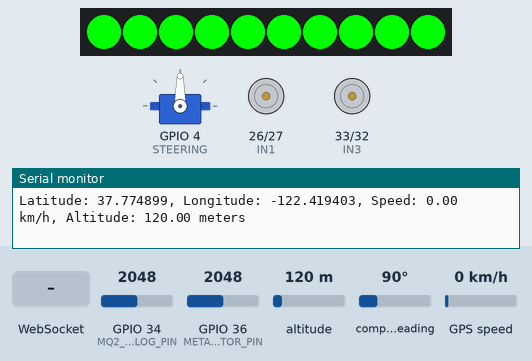
Recording of a sketch running on a simulated ESP32. Shown: 10 RGB LEDs in strip order, left to right, servo, motor-driver pin pairs drawn as motors (green arrow = first pin HIGH = forward, orange = second pin HIGH = backward, longer = more drive, scaled by the enable pin), the last lines printed to the serial monitor. The inputs (shaded band) are chosen by the test bench; at power-on: GPIO 34 (MQ2_ANALOG_PIN) = 2048, GPIO 36 (METAL_DETECTOR_PIN) = 2048, altitude 120 m, compass heading 90°, GPS speed 0 km/h. WiFi joins after 1.5 s; servers stay silent unless stated; the GPS gets a fix after 3 s at 37.7749, -122.4194 with 8 satellites.

Above: at 3.2 s.
3.3 s: WebSocket text "forward" received
At 3.7 s:
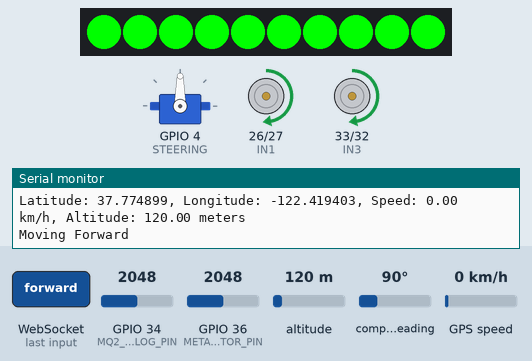
4.8 s: WebSocket text "backward" received
At 6.0 s:
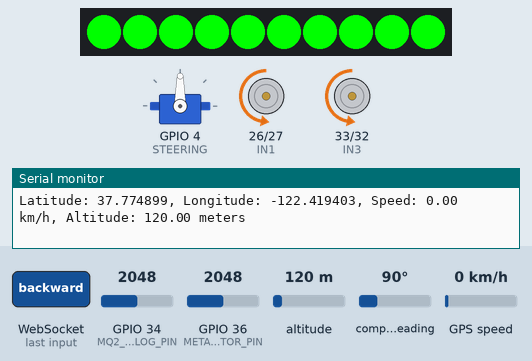
6.3 s: WebSocket text "left" received
At 7.5 s:
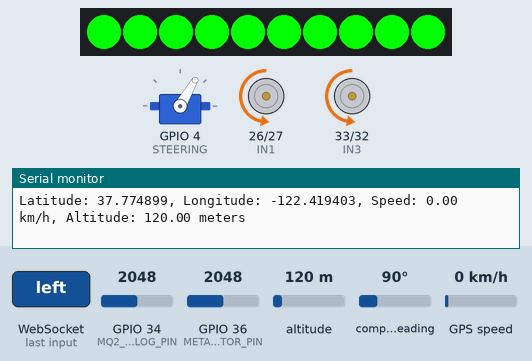
7.8 s: WebSocket text "right" received
At 8.4 s:
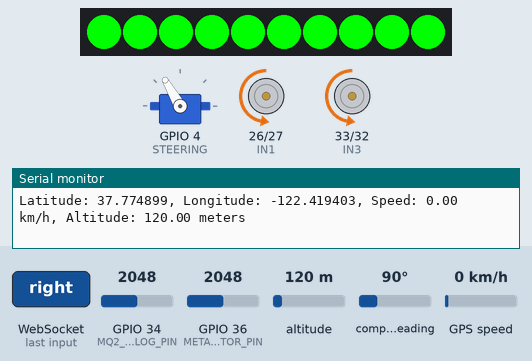
9.3 s: WebSocket text "stop" received
At 9.9 s:
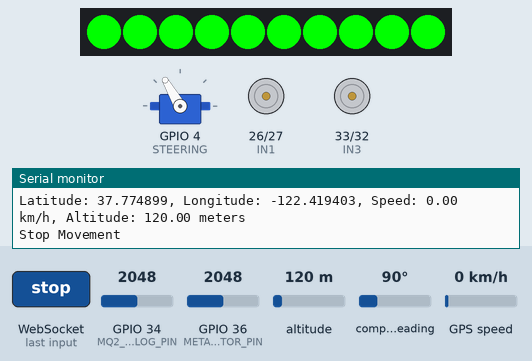
10.8 s: WebSocket text "5" received
At 11.8 s:
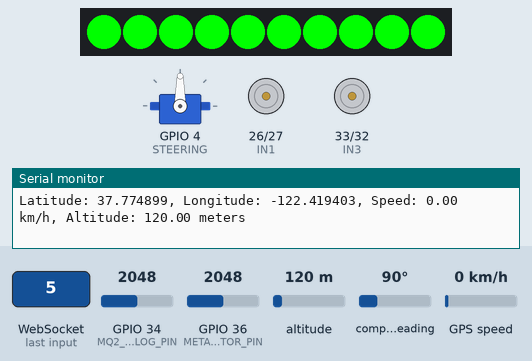
Timing chart, 0 to 13.3 s (numbered marks = the images above; inputs shaded):
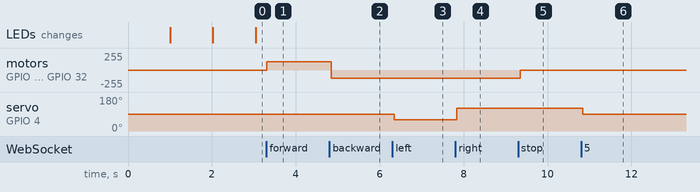

Measured:
- after the input at 3.3 s, motor on GPIO 26 (IN1) / GPIO 27 (IN2), motor on GPIO 33 (IN3) / GPIO 32 (IN4): stopped → forward 127/255 at once
- after the input at 4.8 s, motor on GPIO 26 (IN1) / GPIO 27 (IN2), motor on GPIO 33 (IN3) / GPIO 32 (IN4): forward 127/255 → backward 127/255 at once
- after the input at 6.3 s, servo on GPIO 4 (STEERING): 90° → 60° after 0.05 s
- after the input at 7.8 s, servo on GPIO 4 (STEERING): 60° → 120° at once
- after the input at 9.3 s, motor on GPIO 26 (IN1) / GPIO 27 (IN2), motor on GPIO 33 (IN3) / GPIO 32 (IN4): backward 127/255 → stopped after 0.05 s
- after the input at 10.8 s, servo on GPIO 4 (STEERING): 120° → 90° at once

The sketch:

WIFI_RC_NEOPIXEL_CONTROL_NEW.ino
```cpp
#include <Adafruit_NeoPixel.h>
#include <Arduino.h>
#include <ArduinoJson.h>
#include <ESP32Servo.h>
#include <HardwareSerial.h>
#include <TinyGPS++.h>
#include <WebSocketsServer.h>
#include <WiFi.h>

#define PIN 23
#define NUM_LEDS 10

Adafruit_NeoPixel strip =
    Adafruit_NeoPixel(NUM_LEDS, PIN, NEO_GRB + NEO_KHZ800);

const char* ssid = "PRITAMPC-Hotspot";
const char* password = "2x8690+G";

int speed = 127;

// Motor Driver Pins
#define STEERING 4
#define ENA 12
#define IN1 26
#define IN2 27
#define ENB 14
#define IN3 33
#define IN4 32

// Steering Angle
#define LEFT_ANGLE 60
#define MIDDLE_ANGLE 90
#define RIGHT_ANGLE 120

// Metal Detector Input Pin
#define METAL_DETECTOR_PIN 36

// MQ-2 Gas Sensor
#define MQ2_ANALOG_PIN 34  // Connect A0 of MQ2 to GPIO34

WebSocketsServer webSocket(81);
Servo myServo;

TinyGPSPlus gps;
HardwareSerial gpsSerial(1);  // Use UART1

void webSocketEvent(uint8_t num, WStype_t type, uint8_t* payload,
                    size_t length) {
    String command = String((char*)payload);

    if (command == "forward") {
        Serial.println("Moving Forward");
        moveForward();
    } else if (command == "backward") {
        Serial.println("Moving Backward");
        moveBackward();
    } else if (command == "left") {
        Serial.println("Turning Left");
        steerLeft();
    } else if (command == "right") {
        Serial.println("Turning Right");
        steerRight();
    } else if (command == "stop") {
        Serial.println("Stop Movement");
        stopCar();
    } else if (command.startsWith("speed-")) {
        // Extract speed value from "speed-0" to "speed-100"
        int speedValue = command.substring(6).toInt();
        if (speedValue >= 0 && speedValue <= 100) {
            speed = map(speedValue, 0, 100, 0, 255);
            Serial.print("Speed set to: ");
            Serial.println(speed);
        }
    } else {
        steerFront();
    }
}

void setup() {
    Serial.begin(115200);

    strip.begin();
    strip.show();

    // Setup Motor Driver Pins as Output
    pinMode(IN1, OUTPUT);
    pinMode(IN2, OUTPUT);
    pinMode(IN3, OUTPUT);
    pinMode(IN4, OUTPUT);

    pinMode(ENA, OUTPUT);
    pinMode(ENB, OUTPUT);

    myServo.attach(STEERING);

    WiFi.begin(ssid, password);
    while (WiFi.status() != WL_CONNECTED) {
        delay(1000);
        ledred();
        Serial.println("Connecting...");
    }

    Serial.println("Connected! ESP32 IP: " + WiFi.localIP().toString());
    webSocket.begin();
    webSocket.onEvent(webSocketEvent);
    ledblue();

    gpsSerial.begin(9600, SERIAL_8N1, 16, 17);  // GPS RX=16, TX=17
    Serial.println("Waiting for GPS signal...");
}

void ledred() {
    for (int i = 0; i < NUM_LEDS; i++) {
        strip.setPixelColor(i, strip.Color(255, 0, 0));
    }
    strip.show();
}

void ledgreen() {
    for (int i = 0; i < NUM_LEDS; i++) {
        strip.setPixelColor(i, strip.Color(0, 255, 0));
    }
    strip.show();
}

void ledblue() {
    for (int i = 0; i < NUM_LEDS; i++) {
        strip.setPixelColor(i, strip.Color(0, 0, 255));
    }
    strip.show();
}

void loop() {
    webSocket.loop();
    StaticJsonDocument<200> jsonDoc;
    bool gpsDataAvailable = false;

    while (gpsSerial.available()) {
        char c = gpsSerial.read();
        gps.encode(c);

        if (gps.location.isUpdated()) {
            float latitude = gps.location.lat();
            float longitude = gps.location.lng();
            float speed = gps.speed.kmph();
            float altitude = gps.altitude.meters();

            Serial.print("Latitude: ");
            Serial.print(latitude, 6);
            Serial.print(", Longitude: ");
            Serial.print(longitude, 6);
            Serial.print(", Speed: ");
            Serial.print(speed);
            Serial.print(" km/h, Altitude: ");
            Serial.print(altitude);
            Serial.println(" meters");

            jsonDoc["gpsLatitude"] = latitude;
            jsonDoc["gpsLongitude"] = longitude;
            jsonDoc["gpsSpeed"] = speed;
            jsonDoc["gpsAltitude"] = altitude;

            if (gps.location.isValid()) {
                gpsDataAvailable = true;
            }
        }
    }

    jsonDoc["metalDetector"] = getMetalDetectorValue();
    jsonDoc["gasSensor"] = getGasSensorValue();

    if (gpsDataAvailable) {
        ledgreen();  // Call only if valid GPS data is available
    }

    String jsonString;
    serializeJson(jsonDoc, jsonString);
    webSocket.broadcastTXT(jsonString);

    delay(50);
}

int getMetalDetectorValue() {
    int analogValue = analogRead(METAL_DETECTOR_PIN);  // Read raw analog Input
    int mappedValue = map(analogValue, 0, 4095, 0, 1000);  // Map to 0-100 range

    // int mappedValue = random(10, 100);
    return mappedValue;  // Return mapped value
}

int getGasSensorValue() {
    int gasSensorValue = analogRead(MQ2_ANALOG_PIN);
    int mappedValue = map(gasSensorValue, 0, 4095, 0, 1000);

    // int mappedValue = random(100, 1000);
    return mappedValue;
}

void moveForward() {
    digitalWrite(IN1, HIGH);
    digitalWrite(IN2, LOW);
    digitalWrite(IN3, HIGH);
    digitalWrite(IN4, LOW);
    analogWrite(ENA, speed);
    analogWrite(ENB, speed);
}

void moveBackward() {
    digitalWrite(IN1, LOW);
    digitalWrite(IN2, HIGH);
    digitalWrite(IN3, LOW);
    digitalWrite(IN4, HIGH);
    analogWrite(ENA, speed);
    analogWrite(ENB, speed);
}

void stopCar() {
    digitalWrite(IN1, LOW);
    digitalWrite(IN2, LOW);
    digitalWrite(IN3, LOW);
    digitalWrite(IN4, LOW);
    analogWrite(ENA, speed);
    analogWrite(ENB, speed);
}

void steerLeft() { myServo.write(LEFT_ANGLE); }

void steerRight() { myServo.write(RIGHT_ANGLE); }

void steerFront() { myServo.write(MIDDLE_ANGLE); }
```
